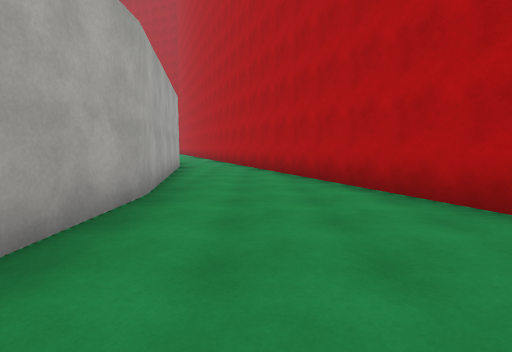
view 1 (above)

12 first-person views from a walk through a 3-D level made in the Unity game engine. The camera is 1.4 m above the floor, tilts 6° down and sees 85° across. The floor is counted in squares, 2 m on a side. Each view is taken from the middle of a square. On the plan, view 1 faces up. The plan holds only what a view shows up to about 9 squares ahead; the rest is blank. The place goes on beyond the plan. The player character is not drawn. Door leaves are left out, so doorways stand open. Surface patterns are stand-ins for the level's own textures.

view 2
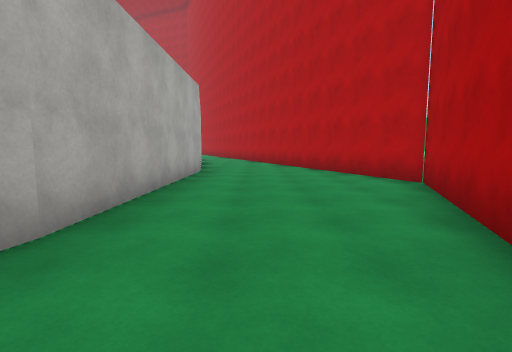

view 3
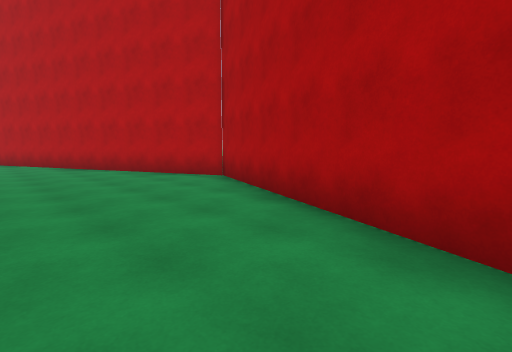

view 4
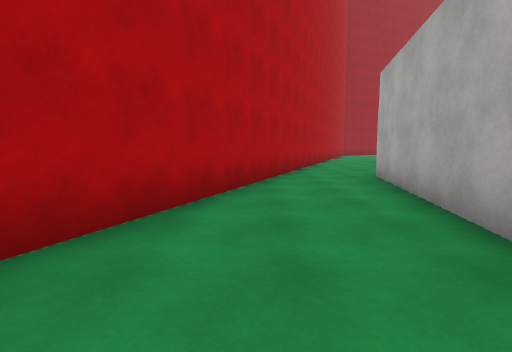

view 5
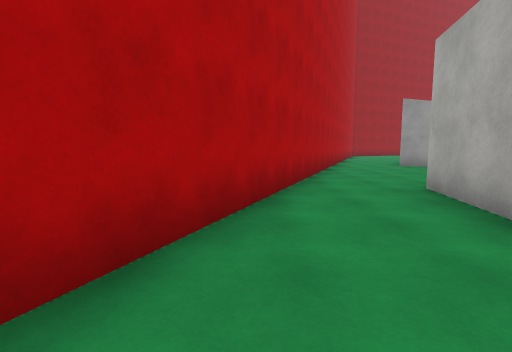

view 6
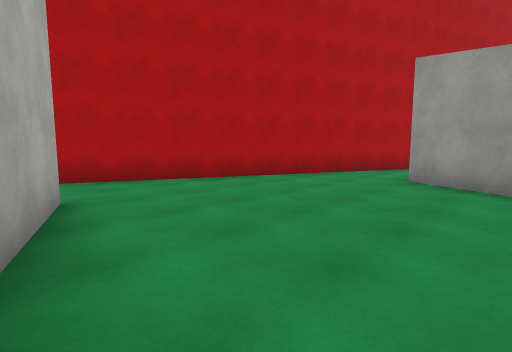

view 7
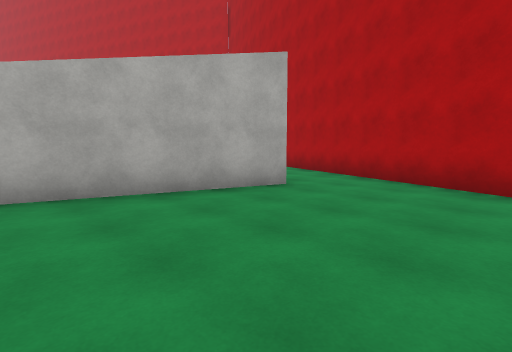

view 8
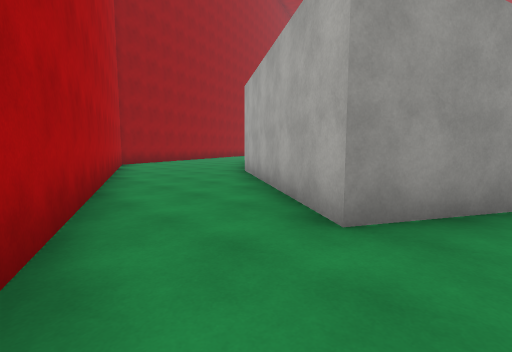

view 9
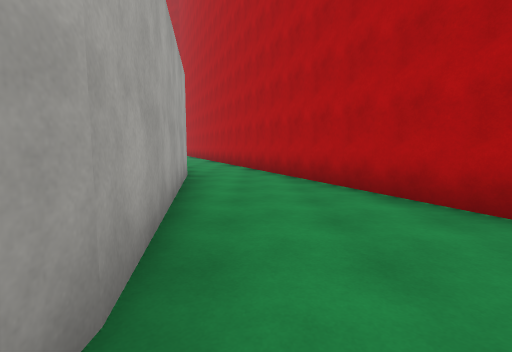

view 10
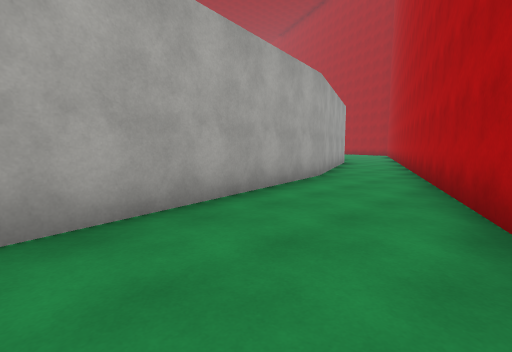

view 11
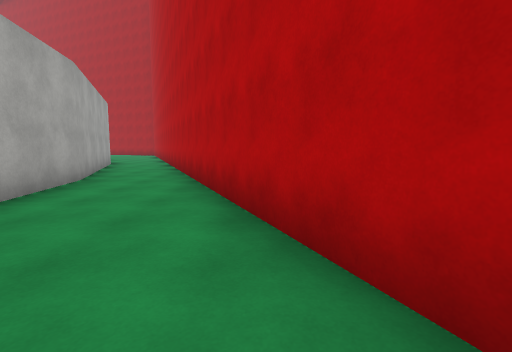

view 12
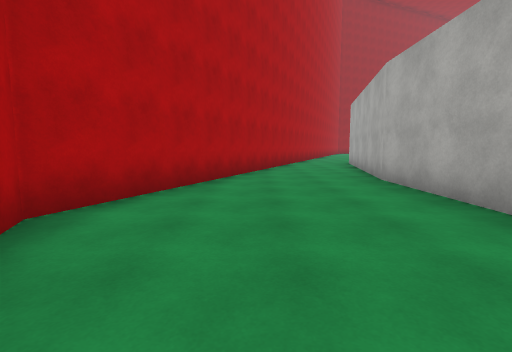

### Floor plan
Points are (right, up) in squares from view 1. A wall is a line through its corners. A room is listed if a view was taken in it or the views show most of it. See-through windows are left out.
Room 1 (views 1, 2, 3, 4, 5, 9, 10, 11, 12)
walls: (-1.6, 4.1) (-1.7, -1.9); (-1.6, -1.8) (-2.2, -4.4); (-2.2, 7.3) (-1.6, 4); (0.5, -5) (3.2, 1.4) (0.5, 8)
ways out: opening at (-1, -4) to room 3; opening at (-1, 7)
Room 2 (views 6, 7, 8)
walls: (-7.1, -12.1) (-5.2, -13.1) (-5.9, -14.1); (-2.9, -7.7) (-6.9, -6.4); (-3.5, -15) (-0.7, -8)
ways out: opening at (-2, -7) to room 3; opening at (-5, -14) to room 4
Room 3 (no view inside)
walls: (-2.2, -4.4) (-2.9, -7.7); (-0.7, -8) (0.5, -5)
ways out: opening at (-1, -4) to room 1; opening at (-2, -7) to room 2
Room 4 (no view inside)
walls: (-5.9, -14.1) (-7.5, -16.4); (-4.4, -17) (-3.5, -15)
ways out: opening at (-5, -14) to room 2; opening at (-6, -16)

Where each view was taken, in squares from view 1:
view 1: 0 up, 0 right, facing up
view 2: 4 down, 0 right, facing up
view 3: 4 down, 1 left, facing up-right
view 4: 1 down, 0 right, facing down
view 5: 3 down, 0 right, facing down
view 6: 7 down, 7 left, facing down-right
view 7: 11 down, 7 left, facing up-right
view 8: 12 down, 3 left, facing down-left
view 9: 3 up, 1 left, facing up
view 10: 4 up, 1 right, facing up-left
view 11: 4 up, 1 right, facing up
view 12: 4 up, 1 right, facing down
